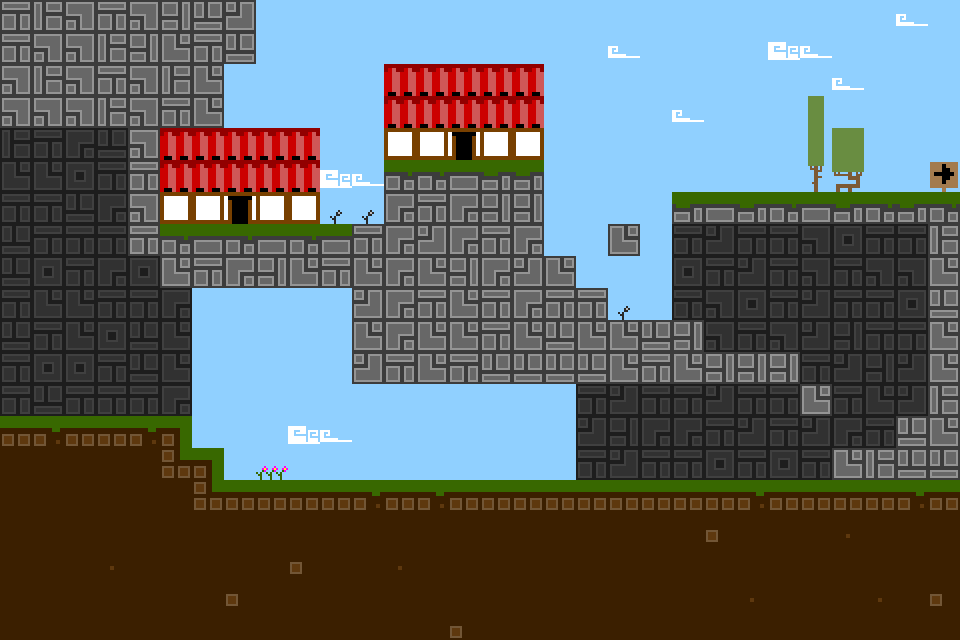

Below is a game level as drawn by its tile map, then a one-line description and the .tmx file that defines it, in full:
An orthogonal 30x20 tile map with 32x32 px tiles, 2 tile layers (GroundLayer, TreeLayer) and 22 objects (Player).

<map version="1.0" tiledversion="1.0.3" orientation="orthogonal" renderorder="right-down" width="30" height="20" tilewidth="32" tileheight="32" nextobjectid="44">
 <tileset firstgid="1" source="tileset.tsx" />
 <layer name="GroundLayer" width="30" height="20">
  <data encoding="csv">
53,52,57,53,57,50,51,54,44,44,44,44,44,44,44,44,44,44,44,44,44,44,44,44,44,44,44,44,43,44,
53,57,57,52,50,55,53,51,44,44,44,44,44,44,44,44,44,44,44,43,44,44,44,44,46,43,44,44,44,44,
57,52,57,53,57,52,55,44,44,44,44,44,42,42,42,42,42,44,44,44,44,44,44,44,44,44,43,44,44,44,
57,57,57,52,57,53,55,44,44,44,44,44,42,42,42,42,42,44,44,44,44,43,44,44,44,44,44,44,44,44,
4,5,8,3,57,42,42,42,42,42,44,44,40,40,41,40,40,44,44,44,44,44,44,44,44,44,44,44,44,44,
7,7,11,5,53,42,42,42,42,42,46,43,61,61,60,62,62,44,44,44,44,44,44,44,44,44,44,44,44,44,
5,5,3,8,57,40,40,41,40,40,44,44,56,53,56,50,50,44,44,44,44,62,60,62,61,60,62,61,62,61,
3,5,5,5,53,61,60,61,60,61,60,53,56,54,56,53,56,44,44,55,44,5,6,5,5,9,11,5,5,52,
3,11,5,8,11,55,53,56,50,55,53,55,56,55,50,56,54,55,44,44,44,11,5,6,5,9,5,9,9,55,
5,7,7,5,5,8,44,44,44,44,44,54,56,53,55,53,56,53,53,44,44,5,9,11,5,6,5,5,11,51,
3,5,7,11,3,7,44,44,44,44,44,55,56,55,55,53,55,51,55,55,51,50,9,5,9,6,2,5,5,55,
5,11,11,5,3,7,44,44,44,44,44,54,53,55,53,51,51,51,51,55,53,55,50,50,50,5,6,2,6,55,
5,3,5,5,5,8,44,44,44,44,44,44,44,44,44,44,44,44,5,6,5,5,6,5,5,55,5,7,6,52,
99,98,99,99,98,100,44,44,44,46,43,44,44,44,44,44,44,44,6,2,8,8,5,6,5,6,8,5,51,55,
88,88,88,88,88,102,100,44,44,44,44,44,44,44,44,44,44,44,5,6,5,5,11,5,11,5,55,52,51,51,
88,88,88,88,88,88,102,99,99,99,99,98,99,98,99,99,99,99,99,99,99,99,99,98,99,99,99,99,98,99,
88,88,88,88,88,88,88,88,88,88,88,88,88,88,88,88,88,88,88,88,88,88,115,88,88,88,89,88,88,88,
88,88,88,89,88,88,88,88,88,115,88,88,89,88,88,88,88,88,88,88,88,88,88,88,88,88,88,88,88,88,
88,88,88,88,88,88,88,115,88,88,88,88,88,88,88,88,88,88,88,88,88,88,88,89,88,88,88,89,88,115,
88,88,88,88,88,88,88,88,88,88,88,88,88,88,115,88,88,88,88,88,88,88,88,88,88,88,88,88,88,88
</data>
 </layer>
 <objectgroup name="PlayerObject">
  <object id="9" name="Player" x="35" y="385" width="24" height="28" />
 </objectgroup>
 <objectgroup name="NextLevelObject">
  <object id="5" x="949" y="0.8335" width="7" height="193.333">
   <properties>
    <property name="NextMapName" value="Maps/Level6.tmx" />
   </properties>
  </object>
 </objectgroup>
 <objectgroup name="WallObject">
  <object id="31" x="933" y="227.5" width="24" height="245" />
 </objectgroup>
 <objectgroup name="GroundObject">
  <object id="10" x="2" y="4" width="221" height="121" />
  <object id="11" x="228" y="6" width="25" height="53" />
  <object id="12" x="129" y="129" width="29" height="120" />
  <object id="13" x="163" y="228" width="377" height="56" />
  <object id="14" x="355" y="290" width="250" height="90" />
  <object id="15" x="609" y="322" width="96" height="58" />
  <object id="16" x="709" y="355" width="86" height="24" />
  <object id="17" x="387" y="174" width="157" height="49" />
  <object id="18" x="674" y="194" width="284" height="29" />
  <object id="20" x="836" y="451" width="91" height="25" />
  <object id="22" x="2" y="420" width="184" height="216" />
  <object id="23" x="190" y="453" width="34" height="185" />
  <object id="24" x="224" y="484" width="734" height="155" />
  <object id="29" x="898" y="420" width="27" height="26" />
  <object id="32" x="803" y="388" width="27" height="26" />
  <object id="36" x="546" y="259" width="28" height="26" />
  <object id="37" x="608" y="224" width="28" height="28" />
 </objectgroup>
 <objectgroup name="CoinObject">
  <object id="41" x="451" y="128" width="32" height="32" />
  <object id="43" x="225" y="162" width="32" height="32" />
 </objectgroup>
 <layer name="TreeLayer" width="30" height="20">
  <data encoding="csv">
0,0,0,0,0,0,0,0,0,0,0,0,0,0,0,0,0,0,0,0,0,0,0,0,0,0,0,0,0,0,
0,0,0,0,0,0,0,0,0,0,0,0,0,0,0,0,0,0,0,0,0,0,0,0,0,0,0,0,0,0,
0,0,0,0,0,0,0,0,0,0,0,0,0,0,0,0,0,0,0,0,0,0,0,0,0,0,0,0,0,0,
0,0,0,0,0,0,0,0,0,0,0,0,0,0,0,0,0,0,0,0,0,0,0,0,0,65,0,0,0,0,
0,0,0,0,0,0,0,0,0,0,0,0,0,0,0,0,0,0,0,0,0,0,0,0,0,65,33,0,0,0,
0,0,0,0,0,0,0,0,0,0,0,0,0,0,0,0,0,0,0,0,0,0,0,0,0,49,17,0,0,36,
0,0,0,0,0,0,0,0,0,0,211,211,0,0,0,0,0,0,0,0,0,0,0,0,0,0,0,0,0,0,
0,0,0,0,0,0,0,0,0,0,0,0,0,0,0,0,0,0,0,0,0,0,0,0,0,0,0,0,0,0,
0,0,0,0,0,0,0,0,0,0,0,0,0,0,0,0,0,0,0,0,0,0,0,0,0,0,0,0,0,0,
0,0,0,0,0,0,0,0,0,0,0,0,0,0,0,0,0,0,0,211,0,0,0,0,0,0,0,0,0,0,
0,0,0,0,0,0,0,0,0,0,0,0,0,0,0,0,0,0,0,0,0,0,0,0,0,0,0,0,0,0,
0,0,0,0,0,0,0,0,0,0,0,0,0,0,0,0,0,0,0,0,0,0,0,0,0,0,0,0,0,0,
0,0,0,0,0,0,0,0,0,0,0,0,0,0,0,0,0,0,0,0,0,0,0,0,0,0,0,0,0,0,
0,0,0,0,0,0,0,0,0,0,0,0,0,0,0,0,0,0,0,0,0,0,0,0,0,0,0,0,0,0,
0,0,0,0,0,0,0,0,122,0,0,0,0,0,0,0,0,0,0,0,0,0,0,0,0,0,0,0,0,0,
0,0,0,0,0,0,0,0,0,0,0,0,0,0,0,0,0,0,0,0,0,0,0,0,0,0,0,0,0,0,
0,0,0,0,0,0,0,0,0,0,0,0,0,0,0,0,0,0,0,0,0,0,0,0,0,0,0,0,0,0,
0,0,0,0,0,0,0,0,0,0,0,0,0,0,0,0,0,0,0,0,0,0,0,0,0,0,0,0,0,0,
0,0,0,0,0,0,0,0,0,0,0,0,0,0,0,0,0,0,0,0,0,0,0,0,0,0,0,0,0,0,
0,0,0,0,0,0,0,0,0,0,0,0,0,0,0,0,0,0,0,0,0,0,0,0,0,0,0,0,0,0
</data>
 </layer>
</map>
